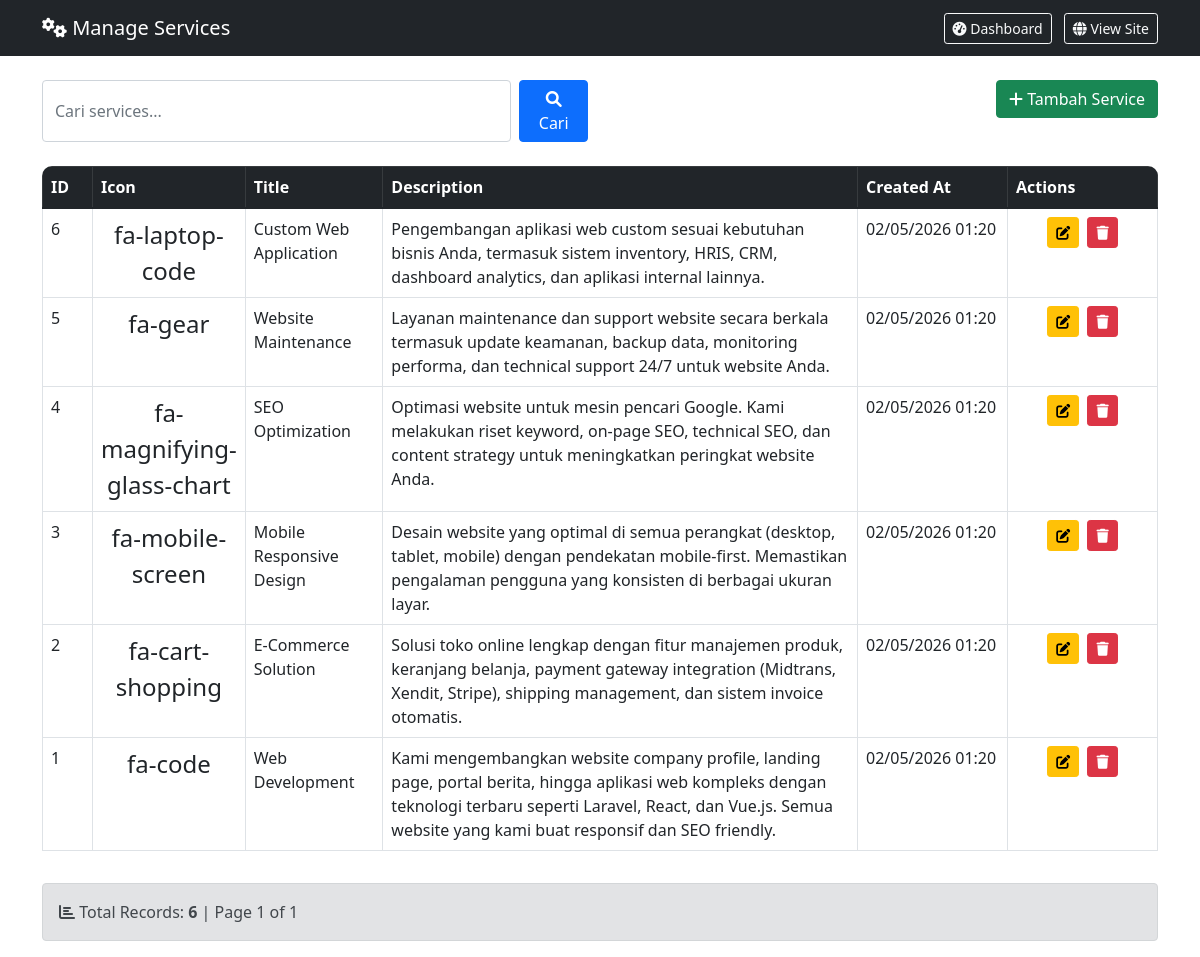
Screenshot of /admin/crud_services.php (signed in) with the database file from the repository.
### tables this page shows
CREATE TABLE `services` (
  `id` bigint UNSIGNED NOT NULL,
  `title` varchar(255) NOT NULL,
  `description` text NOT NULL,
  `icon` varchar(100) DEFAULT NULL,
  `image` varchar(255) DEFAULT NULL,
  `created_at` timestamp NULL DEFAULT NULL,
  `updated_at` timestamp NULL DEFAULT NULL
);

### admin/crud_services.php (the view, shortened to what this page needs)
<?php
require_once '../config/database.php';
$isAdmin = ($_SESSION['role'] == 'admin');
$items_per_page = 10;
$current_page = isset($_GET['page']) ? (int)$_GET['page'] : 1;
$offset = ($current_page - 1) * $items_per_page;
$search = isset($_GET['search']) ? $_GET['search'] : '';
if(!empty($search)) {
    $count_sql = "SELECT COUNT(*) FROM services WHERE title LIKE ? OR description LIKE ?";
    $stmt = $pdo->prepare($count_sql);
    $stmt->execute(["%$search%", "%$search%"]);
    $total_records = $stmt->fetchColumn();
    $sql = "SELECT * FROM services WHERE title LIKE ? OR description LIKE ? ORDER BY created_at DESC LIMIT $items_per_page OFFSET $offset";
    $stmt = $pdo->prepare($sql);
    $stmt->execute(["%$search%", "%$search%"]);
    $services = $stmt->fetchAll();
} else {
    $stmt = $pdo->query("SELECT COUNT(*) FROM services");
    $total_records = $stmt->fetchColumn();
    $sql = "SELECT * FROM services ORDER BY created_at DESC LIMIT $items_per_page OFFSET $offset";
    $stmt = $pdo->query($sql);
    $services = $stmt->fetchAll();
}
$total_pages = ceil($total_records / $items_per_page);
?>
<!DOCTYPE html>
<html lang="id">
<head>
    <link href="https://cdn.jsdelivr.net/npm/bootstrap@5.1.3/dist/css/bootstrap.min.css" rel="stylesheet">
    <link rel="stylesheet" href="https://cdnjs.cloudflare.com/ajax/libs/font-awesome/6.0.0/css/all.min.css">
</head>
<body>
    <nav class="navbar navbar-dark bg-dark">
        <div class="container">
            <span class="navbar-brand">
                <i class="fas fa-cogs"></i> Manage Services
            </span>
            <div>
                <a href="dashboard.php" class="btn btn-outline-light btn-sm me-2">
                    <i class="fas fa-tachometer-alt"></i> Dashboard
                </a>
                <a href="../index.php" class="btn btn-outline-light btn-sm">
                    <i class="fas fa-globe"></i> View Site
                </a>
            </div>
        </div>
    </nav>
    <div class="container mt-4">
        <div class="row mb-4">
            <div class="col-md-6">
                <form method="GET" class="d-flex">
                    <input type="text" name="search" class="form-control me-2"
                        placeholder="Cari services..." value="<?php echo htmlspecialchars($search); ?>">
                    <button type="submit" class="btn btn-primary">
                        <i class="fas fa-search"></i> Cari
                    </button>
                </form>
            </div>
            <div class="col-md-6 text-end">
                <?php if($isAdmin): ?>
                    <button class="btn btn-success" data-bs-toggle="modal" data-bs-target="#addModal">
                        <i class="fas fa-plus"></i> Tambah Service
                    </button>
                <?php else: ?>
                    <div class="alert alert-info mb-0">
                        <i class="fas fa-info-circle"></i> Mode Read Only - Anda hanya bisa melihat data
                    </div>
                <?php endif; ?>
            </div>
        </div>
        <div class="table-responsive">
            <table class="table table-bordered table-hover">
                <thead class="table-dark">
                    <tr>
                        <th width="50">ID</th>
                        <th width="100">Icon</th>
                        <th>Title</th>
                        <th>Description</th>
                        <th width="150">Created At</th>
                        <?php if($isAdmin): ?>
                        <th width="150">Actions</th>
                        <?php endif; ?>
                    </tr>
                </thead>
                <tbody>
                    <?php if(count($services) > 0): ?>
                        <?php foreach($services as $service): ?>
                        <tr>
                            <td><?php echo $service['id']; ?></td>
                            <td class="text-center">
                                <span class="service-icon"><?php echo htmlspecialchars($service['icon']); ?></span>
                            </td>
                            <td><?php echo htmlspecialchars($service['title']); ?></td>
                            <td><?php echo htmlspecialchars($service['description']); ?></td>
                            <td><?php echo date('d/m/Y H:i', strtotime($service['created_at'])); ?></td>
                            <?php if($isAdmin): ?>
                            <td class="text-center">
                                <button class="btn btn-warning btn-sm btn-action"
                                        data-bs-toggle="modal"
                                        data-bs-target="#editModal<?php echo $service['id']; ?>"
                                        title="Edit">
                                    <i class="fas fa-edit"></i>
                                </button>
                                <button class="btn btn-danger btn-sm btn-action"
                                        data-bs-toggle="modal"
                                        data-bs-target="#deleteModal<?php echo $service['id']; ?>"
                                        title="Delete">
                                    <i class="fas fa-trash"></i>
                                </button>
                            </td>
                            <?php endif; ?>
                        </tr>
                        <?php endforeach; ?>
                    <?php endif; ?>
                </tbody>
            </table>
        </div>
        <div class="row mt-3">
            <div class="col-md-12">
                <div class="alert alert-secondary">
                    <i class="fas fa-chart-bar"></i>
                    Total Records: <strong><?php echo $total_records; ?></strong> |
                    Page <?php echo $current_page; ?> of <?php echo $total_pages; ?>
                </div>
            </div>
        </div>
    </div>
</body>
</html>

### admin/crud_services.php (style rules this page uses)
.service-icon { font-size: 24px; }
.table-responsive { border-radius: 10px; overflow: hidden; }
.btn-action { margin: 0 2px; }

### rows the page displays
services: id "6", icon "fa-laptop-code", title "Custom Web Application", description "Pengembangan aplikasi web custom sesuai kebutuhan bisnis Anda, termasuk sistem inventory, HRIS, CRM, dashboard analytics, dan aplikasi internal lainnya.", created_at "02/05/2026 01:20"
services: id "5", icon "fa-gear", title "Website Maintenance", description "Layanan maintenance dan support website secara berkala termasuk update keamanan, backup data, monitoring performa, dan technical support 24/7 untuk website Anda.", created_at "02/05/2026 01:20"
services: id "4", icon "fa-magnifying-glass-chart", title "SEO Optimization", description "Optimasi website untuk mesin pencari Google. Kami melakukan riset keyword, on-page SEO, technical SEO, dan content strategy untuk meningkatkan peringkat website Anda.", created_at "02/05/2026 01:20"
services: id "3", icon "fa-mobile-screen", title "Mobile Responsive Design", description "Desain website yang optimal di semua perangkat (desktop, tablet, mobile) dengan pendekatan mobile-first. Memastikan pengalaman pengguna yang konsisten di berbagai ukuran layar.", created_at "02/05/2026 01:20"
services: id "2", icon "fa-cart-shopping", title "E-Commerce Solution", description "Solusi toko online lengkap dengan fitur manajemen produk, keranjang belanja, payment gateway integration (Midtrans, Xendit, Stripe), shipping management, dan sistem invoice otomatis.", created_at "02/05/2026 01:20"
services: id "1", icon "fa-code", title "Web Development", description "Kami mengembangkan website company profile, landing page, portal berita, hingga aplikasi web kompleks dengan teknologi terbaru seperti Laravel, React, dan Vue.js. Semua website yang kami buat responsif dan SEO friendly.", created_at "02/05/2026 01:20"

### other values shown
$total_records "6"
$current_page "1"
$total_pages "1"
